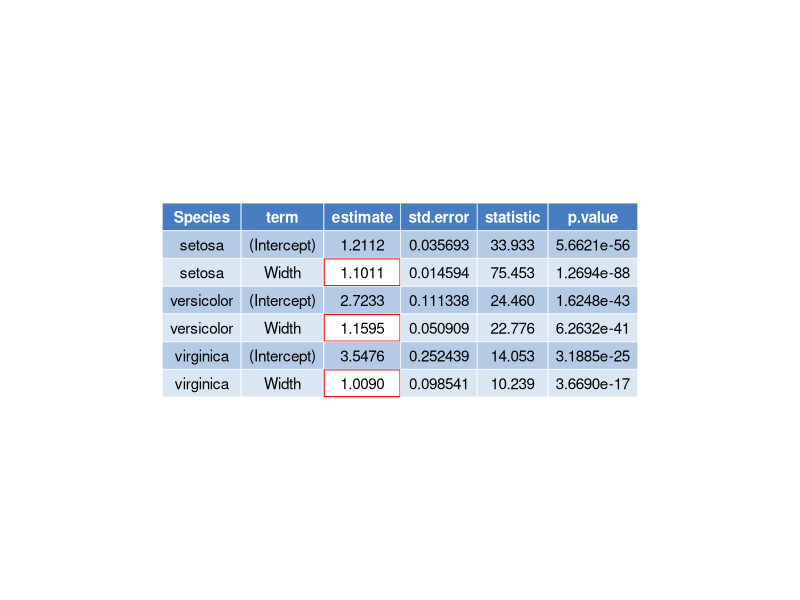
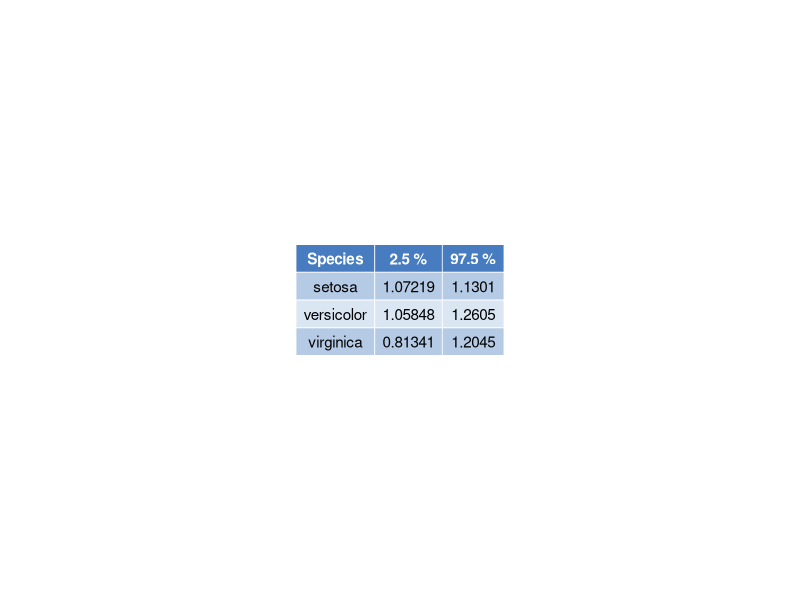
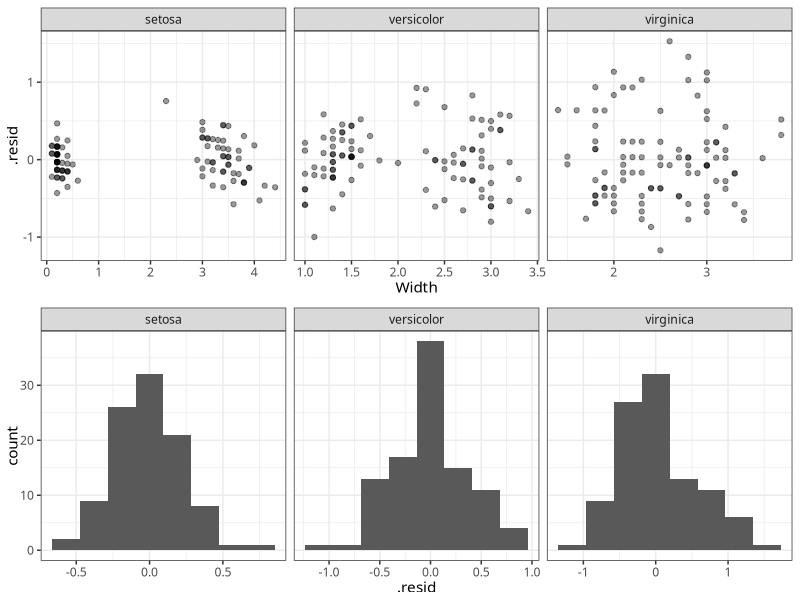

Write the R code that produced these figures, in order.
## ---- chunk 1
library(knitr)
library(ggpubr)
library(cowplot)
library(tidyverse)
library(broom)

# Rコード部の設定
knitr::opts_chunk$set(echo = T, fig.align="center", warning = F)

# ggplotグラフで日本語を使えるようにする
old <- theme_set(theme_bw(base_family = "VL Gothic"))

# baseグラフで日本語を使えるようにする
par(family = "VL Gothic")

# 表出力用に、数値の有効桁数を限定する
options(digits = 5)
## ---- chunk 2
iris <- iris %>% as_tibble()
print(iris, n = 5)
## ---- chunk 3
iris_long <- iris %>% 
  rownames_to_column("id") %>% 
  mutate(id = as.integer(id)) %>% 
  gather(key, value, matches("Length|Width")) %>% 
  separate(key, into = c("Part", "amount")) %>% 
  spread(amount, value)
## ---- chunk 4
print(iris_long, n = 5)
## ---- chunk 5

## ---- chunk 6

## ---- chunk 7

## ---- chunk 8
lm_coef <- iris_long %>% 
  group_by(Species) %>% 
  summarise(list(lm(Length ~ Width) %>% tidy())) %>% 
  unnest()
## ---- chunk 9
# %指定だと、出力サイズで拡大することができなかった。
lm_coef %>% ggtexttable(rows = NULL, theme = ggpubr::ttheme("mBlue")) %>% 
  table_cell_bg(color = "red", linewidth = 2, column = 3, row = 3) %>%
  table_cell_bg(color = "red", linewidth = 2, column = 3, row = 5) %>% 
  table_cell_bg(color = "red", linewidth = 2, column = 3, row = 7)
## ---- chunk 10
ci_lwr <- function(coef, err, n, p = 0.95) {
  coef -1 * err * qt(df = n - 2, p = 1 - (1 - p)/2)
}

ci_upr <- function(coef, err, n, p = 0.95) {
  coef +1 * err * qt(df = n - 2, p = 1 - (1 - p)/2)
}

lm_coef_ci <- lm_coef %>% 
  filter(term == "Width") %>% 
  group_by(Species) %>% 
  summarise(ci_lwr = ci_lwr(estimate, std.error, 100),
            ci_upr = ci_upr(estimate, std.error, 100))
## ---- chunk 11
lm_coef_ci <- iris_long %>% 
  group_by(Species) %>% 
  summarise(list(lm(Length ~ Width) %>% 
                   confint(., "Width") %>% as_tibble())) %>% 
  unnest()
## ---- chunk 12
# %指定だと、出力サイズで拡大することができなかった。
lm_coef_ci %>% ggtexttable(rows = NULL, theme = ggpubr::ttheme("mBlue"))
## ---- chunk 13
lm_resid <- iris_long %>% 
  group_by(Species) %>% 
  summarise(list(lm(Length ~ Width) %>% augment())) %>% 
  unnest()

p1 <- lm_resid %>% 
  ggplot(aes(x = Width, y = .resid)) + 
  geom_point(alpha = 0.4) + 
  facet_wrap(~ Species, scales = "free_x")

p2 <- lm_resid %>% 
  ggplot(aes(x = .resid)) + 
  geom_histogram(bins = 8) + 
  facet_wrap(~ Species, scales = "free_x")
## ---- chunk 14
plot_grid(p1, p2, ncol = 1)
